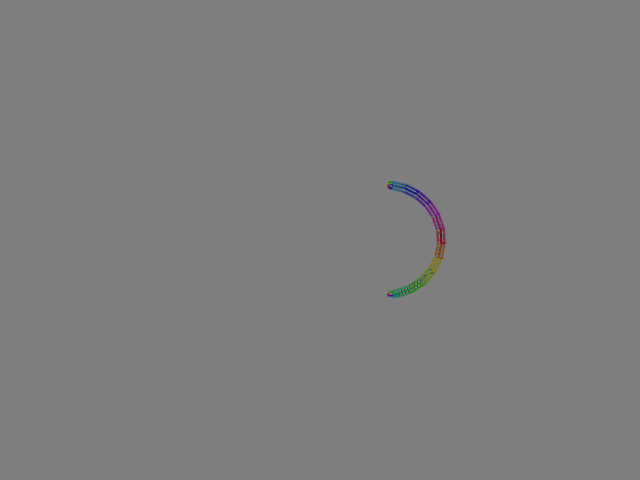
//> input picture imgs/vessel_l_c.png, 640 x 480 px
$ ./NeedleMatch   (built with g++ and OpenCV 4)
//> lines starting //> are read from the running program, lines starting //| are printed output that depends on the picture
//
// Created by tucker on 5/19/20.
//
#include <opencv2/highgui.hpp>
#include <opencv2/imgproc.hpp>
#include <iostream>
#include <stdio.h>

using namespace std;
using namespace cv;

Mat img, templ, result;
char* image_window = "Source Image";
char* result_window = "Result Window";
char* template_window = "Template";

int match_method;
int max_Trackbar = 5;

void Match(int, void*);
void RotTemplate(double angle, const Mat &src, Mat &dst);

int main(int argc, char** argv){
    namedWindow( image_window, WINDOW_AUTOSIZE );
    namedWindow( result_window, WINDOW_AUTOSIZE );
    namedWindow(template_window,  WINDOW_AUTOSIZE);

    img = imread("imgs/vessel_l_c.png", IMREAD_COLOR);
//> img is the input picture: 480 rows x 640 cols, CV_8UC3; mean B, G, R 125.8, 125.8, 126.8
    Mat iTempl;
    iTempl = imread("imgs/vessel_l_a.png", IMREAD_COLOR);
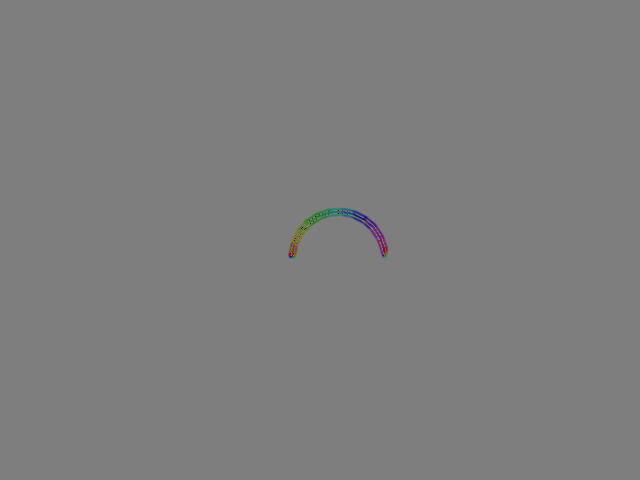
//> input picture imgs/vessel_l_a.png, 640 x 480 px
//> iTempl is the input picture: 480 rows x 640 cols, CV_8UC3; mean B, G, R 125.9, 125.9, 126.8
    Rect r(280, 200, 115, 65);
    iTempl = iTempl(r);
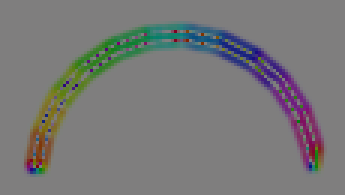
//> iTempl: 65 rows x 115 cols, CV_8UC3 (shown 3 times larger); mean B, G, R 120.3, 120.5, 120.5

    for(int i = 0; i < 360; ++i){
        RotTemplate(-90, iTempl, templ);
        Match(0, 0);
    }
//> this loop made 360 passes
//> pass 1, in RotTemplate, `warpAffine(src, dst, rot, bbox.size());`:
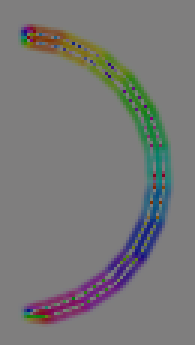
//> dst: 115 rows x 65 cols, CV_8UC3 (shown 3 times larger); mean B, G, R 120.3, 120.5, 120.5
//> pass 1, in Match, `matchTemplate( img, templ, result, TM_CCOEFF );`:
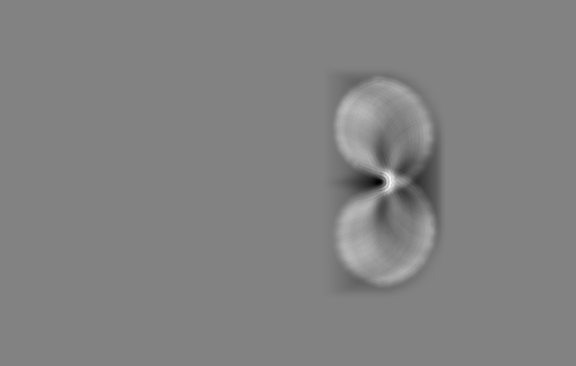
//> result: 366 rows x 576 cols, CV_32FC1; min -940541.1, max 903894.9, mean -2.7; drawn with min black and max white
//> pass 1, in Match, `imshow( image_window, img_display );`:
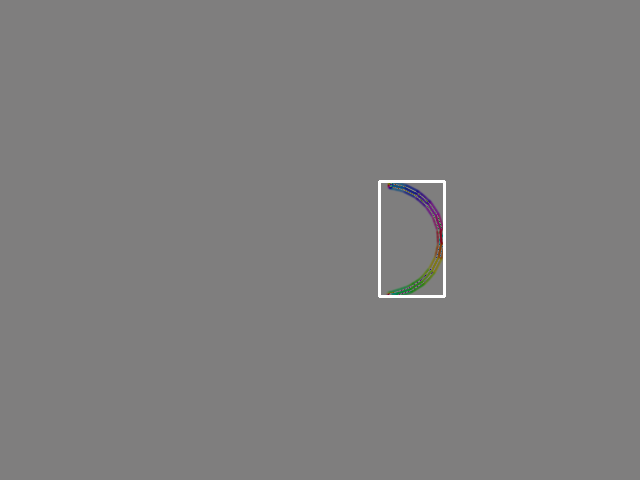
//> window 'Source Image': 480 rows x 640 cols, CV_8UC3; mean B, G, R 126.3, 126.3, 127.3


//    char* trackbar_label = "Method: \n 0: SQDIFF \n 1: SQDIFF NORMED \n 2: TM CCORR \n 3: TM CCORR NORMED \n 4: TM COEFF \n 5: TM COEFF NORMED";
//    createTrackbar( trackbar_label, image_window, &match_method, max_Trackbar, Match );


    imshow(template_window, templ);

// [6 lines of commented-out code are left out]
    waitKey();

    return 0;
}

void RotTemplate(double angle, const Mat &src, Mat &dst){
    // get rotation matrix for rotating the image around its center in pixel coordinates
    Point2f center((src.cols-1)/2.0, (src.rows-1)/2.0);
    Mat rot = getRotationMatrix2D(center, angle, 1.0);
    // determine bounding rectangle, center not relevant
    Rect2f bbox = RotatedRect(Point2f(), src.size(), angle).boundingRect2f();
    // adjust transformation matrix
    rot.at<double>(0,2) += bbox.width/2.0 - src.cols/2.0;
    rot.at<double>(1,2) += bbox.height/2.0 - src.rows/2.0;

    warpAffine(src, dst, rot, bbox.size());
}

void Match( int, void*){
    Mat img_display;
    img_display = img.clone();

    /// Create the result matrix
    int result_cols =  img.cols - templ.cols + 1;
    int result_rows = img.rows - templ.rows + 1;

    result.create( result_rows, result_cols, CV_32FC1 );

    /// Do the Matching and Normalize
    matchTemplate( img, templ, result, TM_CCOEFF );
    normalize( result, result, 0, 1, NORM_MINMAX, -1, Mat() );

    /// Localizing the best match with minMaxLoc
    double minVal; double maxVal; Point minLoc; Point maxLoc;
    Point matchLoc;

    minMaxLoc( result, &minVal, &maxVal, &minLoc, &maxLoc, Mat() );

    /// For SQDIFF and SQDIFF_NORMED, the best matches are lower values. For all the other methods, the higher the better
    if( match_method  == TM_SQDIFF || match_method == TM_SQDIFF_NORMED )
    { matchLoc = minLoc; }
    else
    { matchLoc = maxLoc; }

    /// Show me what you got
    rectangle( img_display, matchLoc, Point( matchLoc.x + templ.cols , matchLoc.y + templ.rows ), Scalar::all(255), 2, 8, 0 );
    rectangle( result, matchLoc, Point( matchLoc.x + templ.cols , matchLoc.y + templ.rows ), Scalar::all(0), 2, 8, 0 );

    imshow( image_window, img_display );
    imshow( result_window, result );

    return;
}
